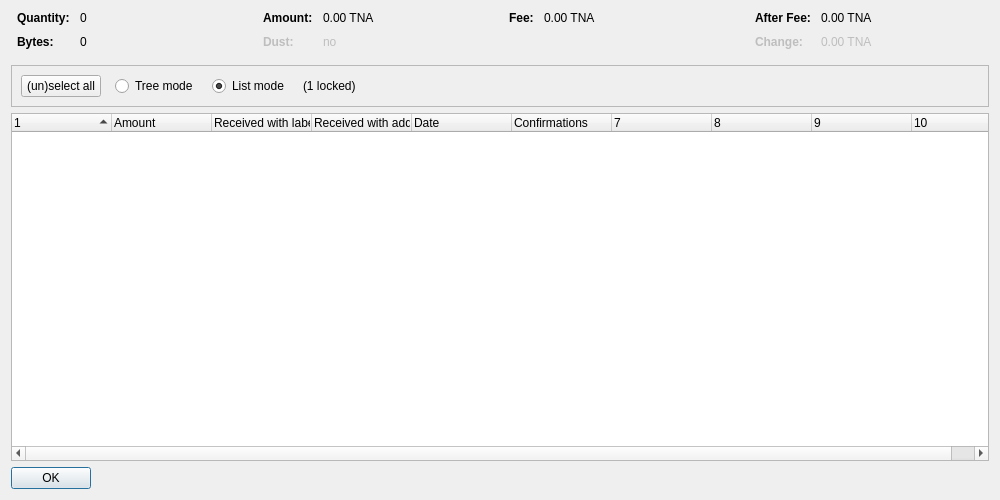
<?xml version="1.0" encoding="UTF-8"?>
<ui version="4.0">
 <class>CoinControlDialog</class>
 <widget class="QDialog" name="CoinControlDialog">
  <property name="geometry">
   <rect>
    <x>0</x>
    <y>0</y>
    <width>1000</width>
    <height>500</height>
   </rect>
  </property>
  <property name="windowTitle">
   <string>Coin Selection</string>
  </property>
  <layout class="QVBoxLayout" name="verticalLayout">
   <item>
    <layout class="QHBoxLayout" name="horizontalLayoutTop" stretch="0,0,0,0">
     <property name="topMargin">
      <number>0</number>
     </property>
     <property name="bottomMargin">
      <number>10</number>
     </property>
     <item>
      <layout class="QFormLayout" name="formLayoutCoinControl1">
       <property name="horizontalSpacing">
        <number>10</number>
       </property>
       <property name="verticalSpacing">
        <number>10</number>
       </property>
       <property name="leftMargin">
        <number>6</number>
       </property>
       <property name="rightMargin">
        <number>6</number>
       </property>
       <item row="0" column="0">
        <widget class="QLabel" name="labelCoinControlQuantityText">
         <property name="font">
          <font>
           <weight>75</weight>
           <bold>true</bold>
          </font>
         </property>
         <property name="text">
          <string>Quantity:</string>
         </property>
        </widget>
       </item>
       <item row="0" column="1">
        <widget class="QLabel" name="labelCoinControlQuantity">
         <property name="cursor">
          <cursorShape>IBeamCursor</cursorShape>
         </property>
         <property name="contextMenuPolicy">
          <enum>Qt::ActionsContextMenu</enum>
         </property>
         <property name="text">
          <string notr="true">0</string>
         </property>
         <property name="textInteractionFlags">
          <set>Qt::LinksAccessibleByMouse|Qt::TextSelectableByKeyboard|Qt::TextSelectableByMouse</set>
         </property>
        </widget>
       </item>
       <item row="1" column="0">
        <widget class="QLabel" name="labelCoinControlBytesText">
         <property name="font">
          <font>
           <weight>75</weight>
           <bold>true</bold>
          </font>
         </property>
         <property name="text">
          <string>Bytes:</string>
         </property>
        </widget>
       </item>
       <item row="1" column="1">
        <widget class="QLabel" name="labelCoinControlBytes">
         <property name="cursor">
          <cursorShape>IBeamCursor</cursorShape>
         </property>
         <property name="contextMenuPolicy">
          <enum>Qt::ActionsContextMenu</enum>
         </property>
         <property name="text">
          <string notr="true">0</string>
         </property>
         <property name="textInteractionFlags">
          <set>Qt::LinksAccessibleByMouse|Qt::TextSelectableByKeyboard|Qt::TextSelectableByMouse</set>
         </property>
        </widget>
       </item>
      </layout>
     </item>
     <item>
      <layout class="QFormLayout" name="formLayoutCoinControl2">
       <property name="horizontalSpacing">
        <number>10</number>
       </property>
       <property name="verticalSpacing">
        <number>10</number>
       </property>
       <property name="leftMargin">
        <number>6</number>
       </property>
       <property name="rightMargin">
        <number>6</number>
       </property>
       <item row="0" column="0">
        <widget class="QLabel" name="labelCoinControlAmountText">
         <property name="font">
          <font>
           <weight>75</weight>
           <bold>true</bold>
          </font>
         </property>
         <property name="text">
          <string>Amount:</string>
         </property>
        </widget>
       </item>
       <item row="0" column="1">
        <widget class="QLabel" name="labelCoinControlAmount">
         <property name="cursor">
          <cursorShape>IBeamCursor</cursorShape>
         </property>
         <property name="contextMenuPolicy">
          <enum>Qt::ActionsContextMenu</enum>
         </property>
         <property name="text">
          <string notr="true">0.00 TNA</string>
         </property>
         <property name="textInteractionFlags">
          <set>Qt::LinksAccessibleByMouse|Qt::TextSelectableByKeyboard|Qt::TextSelectableByMouse</set>
         </property>
        </widget>
       </item>
       <item row="1" column="0">
        <widget class="QLabel" name="labelCoinControlLowOutputText">
         <property name="enabled">
          <bool>false</bool>
         </property>
         <property name="font">
          <font>
           <weight>75</weight>
           <bold>true</bold>
          </font>
         </property>
         <property name="text">
          <string>Dust:</string>
         </property>
        </widget>
       </item>
       <item row="1" column="1">
        <widget class="QLabel" name="labelCoinControlLowOutput">
         <property name="enabled">
          <bool>false</bool>
         </property>
         <property name="cursor">
          <cursorShape>IBeamCursor</cursorShape>
         </property>
         <property name="contextMenuPolicy">
          <enum>Qt::ActionsContextMenu</enum>
         </property>
         <property name="text">
          <string notr="true">no</string>
         </property>
         <property name="textInteractionFlags">
          <set>Qt::LinksAccessibleByMouse|Qt::TextSelectableByKeyboard|Qt::TextSelectableByMouse</set>
         </property>
        </widget>
       </item>
      </layout>
     </item>
     <item>
      <layout class="QFormLayout" name="formLayoutCoinControl3">
       <property name="horizontalSpacing">
        <number>10</number>
       </property>
       <property name="verticalSpacing">
        <number>10</number>
       </property>
       <property name="leftMargin">
        <number>6</number>
       </property>
       <property name="rightMargin">
        <number>6</number>
       </property>
       <item row="0" column="0">
        <widget class="QLabel" name="labelCoinControlFeeText">
         <property name="font">
          <font>
           <weight>75</weight>
           <bold>true</bold>
          </font>
         </property>
         <property name="text">
          <string>Fee:</string>
         </property>
        </widget>
       </item>
       <item row="0" column="1">
        <widget class="QLabel" name="labelCoinControlFee">
         <property name="cursor">
          <cursorShape>IBeamCursor</cursorShape>
         </property>
         <property name="contextMenuPolicy">
          <enum>Qt::ActionsContextMenu</enum>
         </property>
         <property name="text">
          <string notr="true">0.00 TNA</string>
         </property>
         <property name="textInteractionFlags">
          <set>Qt::LinksAccessibleByMouse|Qt::TextSelectableByKeyboard|Qt::TextSelectableByMouse</set>
         </property>
        </widget>
       </item>
      </layout>
     </item>
     <item>
      <layout class="QFormLayout" name="formLayoutCoinControl4">
       <property name="horizontalSpacing">
        <number>10</number>
       </property>
       <property name="verticalSpacing">
        <number>10</number>
       </property>
       <property name="leftMargin">
        <number>6</number>
       </property>
       <property name="rightMargin">
        <number>6</number>
       </property>
       <item row="0" column="0">
        <widget class="QLabel" name="labelCoinControlAfterFeeText">
         <property name="font">
          <font>
           <weight>75</weight>
           <bold>true</bold>
          </font>
         </property>
         <property name="text">
          <string>After Fee:</string>
         </property>
        </widget>
       </item>
       <item row="0" column="1">
        <widget class="QLabel" name="labelCoinControlAfterFee">
         <property name="cursor">
          <cursorShape>IBeamCursor</cursorShape>
         </property>
         <property name="contextMenuPolicy">
          <enum>Qt::ActionsContextMenu</enum>
         </property>
         <property name="text">
          <string notr="true">0.00 TNA</string>
         </property>
         <property name="textInteractionFlags">
          <set>Qt::LinksAccessibleByMouse|Qt::TextSelectableByKeyboard|Qt::TextSelectableByMouse</set>
         </property>
        </widget>
       </item>
       <item row="1" column="0">
        <widget class="QLabel" name="labelCoinControlChangeText">
         <property name="enabled">
          <bool>false</bool>
         </property>
         <property name="font">
          <font>
           <weight>75</weight>
           <bold>true</bold>
          </font>
         </property>
         <property name="text">
          <string>Change:</string>
         </property>
        </widget>
       </item>
       <item row="1" column="1">
        <widget class="QLabel" name="labelCoinControlChange">
         <property name="enabled">
          <bool>false</bool>
         </property>
         <property name="cursor">
          <cursorShape>IBeamCursor</cursorShape>
         </property>
         <property name="contextMenuPolicy">
          <enum>Qt::ActionsContextMenu</enum>
         </property>
         <property name="text">
          <string notr="true">0.00 TNA</string>
         </property>
         <property name="textInteractionFlags">
          <set>Qt::LinksAccessibleByMouse|Qt::TextSelectableByKeyboard|Qt::TextSelectableByMouse</set>
         </property>
        </widget>
       </item>
      </layout>
     </item>
    </layout>
   </item>
   <item>
    <widget class="QFrame" name="frame">
     <property name="minimumSize">
      <size>
       <width>0</width>
       <height>40</height>
      </size>
     </property>
     <property name="frameShape">
      <enum>QFrame::StyledPanel</enum>
     </property>
     <property name="frameShadow">
      <enum>QFrame::Sunken</enum>
     </property>
     <layout class="QHBoxLayout" name="horizontalLayout">
      <item>
       <layout class="QHBoxLayout" name="horizontalLayoutPanel" stretch="0,0,0,0,0">
        <property name="spacing">
         <number>14</number>
        </property>
        <item>
         <widget class="QPushButton" name="pushButtonSelectAll">
          <property name="sizePolicy">
           <sizepolicy hsizetype="Maximum" vsizetype="Fixed">
            <horstretch>0</horstretch>
            <verstretch>0</verstretch>
           </sizepolicy>
          </property>
          <property name="text">
           <string>(un)select all</string>
          </property>
          <property name="autoDefault">
           <bool>false</bool>
          </property>
         </widget>
        </item>
        <item>
         <widget class="QRadioButton" name="radioTreeMode">
          <property name="sizePolicy">
           <sizepolicy hsizetype="Maximum" vsizetype="Fixed">
            <horstretch>0</horstretch>
            <verstretch>0</verstretch>
           </sizepolicy>
          </property>
          <property name="text">
           <string>Tree mode</string>
          </property>
         </widget>
        </item>
        <item>
         <widget class="QRadioButton" name="radioListMode">
          <property name="sizePolicy">
           <sizepolicy hsizetype="Maximum" vsizetype="Fixed">
            <horstretch>0</horstretch>
            <verstretch>0</verstretch>
           </sizepolicy>
          </property>
          <property name="text">
           <string>List mode</string>
          </property>
          <property name="checked">
           <bool>true</bool>
          </property>
         </widget>
        </item>
        <item>
         <widget class="QLabel" name="labelLocked">
          <property name="text">
           <string notr="true">(1 locked)</string>
          </property>
         </widget>
        </item>
        <item>
         <spacer name="horizontalSpacer">
          <property name="orientation">
           <enum>Qt::Horizontal</enum>
          </property>
          <property name="sizeHint" stdset="0">
           <size>
            <width>40</width>
            <height>20</height>
           </size>
          </property>
         </spacer>
        </item>
       </layout>
      </item>
     </layout>
    </widget>
   </item>
   <item>
    <widget class="CoinControlTreeWidget" name="treeWidget">
     <property name="contextMenuPolicy">
      <enum>Qt::CustomContextMenu</enum>
     </property>
     <property name="sortingEnabled">
      <bool>false</bool>
     </property>
     <property name="columnCount">
      <number>10</number>
     </property>
     <attribute name="headerShowSortIndicator" stdset="0">
      <bool>true</bool>
     </attribute>
     <attribute name="headerStretchLastSection">
      <bool>false</bool>
     </attribute>
     <column>
      <property name="text">
       <string/>
      </property>
     </column>
     <column>
      <property name="text">
       <string>Amount</string>
      </property>
     </column>
     <column>
      <property name="text">
       <string>Received with label</string>
      </property>
     </column>
     <column>
      <property name="text">
       <string>Received with address</string>
      </property>
     </column>
     <column>
      <property name="text">
       <string>Date</string>
      </property>
     </column>
     <column>
      <property name="text">
       <string>Confirmations</string>
      </property>
      <property name="toolTip">
       <string>Confirmed</string>
      </property>
     </column>
     <column>
      <property name="text">
       <string/>
      </property>
     </column>
     <column>
      <property name="text">
       <string/>
      </property>
     </column>
     <column>
      <property name="text">
       <string/>
      </property>
     </column>
     <column>
      <property name="text">
       <string/>
      </property>
     </column>
    </widget>
   </item>
   <item>
    <widget class="QDialogButtonBox" name="buttonBox">
     <property name="sizePolicy">
      <sizepolicy hsizetype="Maximum" vsizetype="Fixed">
       <horstretch>0</horstretch>
       <verstretch>0</verstretch>
      </sizepolicy>
     </property>
     <property name="orientation">
      <enum>Qt::Horizontal</enum>
     </property>
     <property name="standardButtons">
      <set>QDialogButtonBox::Ok</set>
     </property>
    </widget>
   </item>
  </layout>
 </widget>
 <customwidgets>
  <customwidget>
   <class>CoinControlTreeWidget</class>
   <extends>QTreeWidget</extends>
   <header>coincontroltreewidget.h</header>
  </customwidget>
 </customwidgets>
 <resources/>
 <connections/>
</ui>
